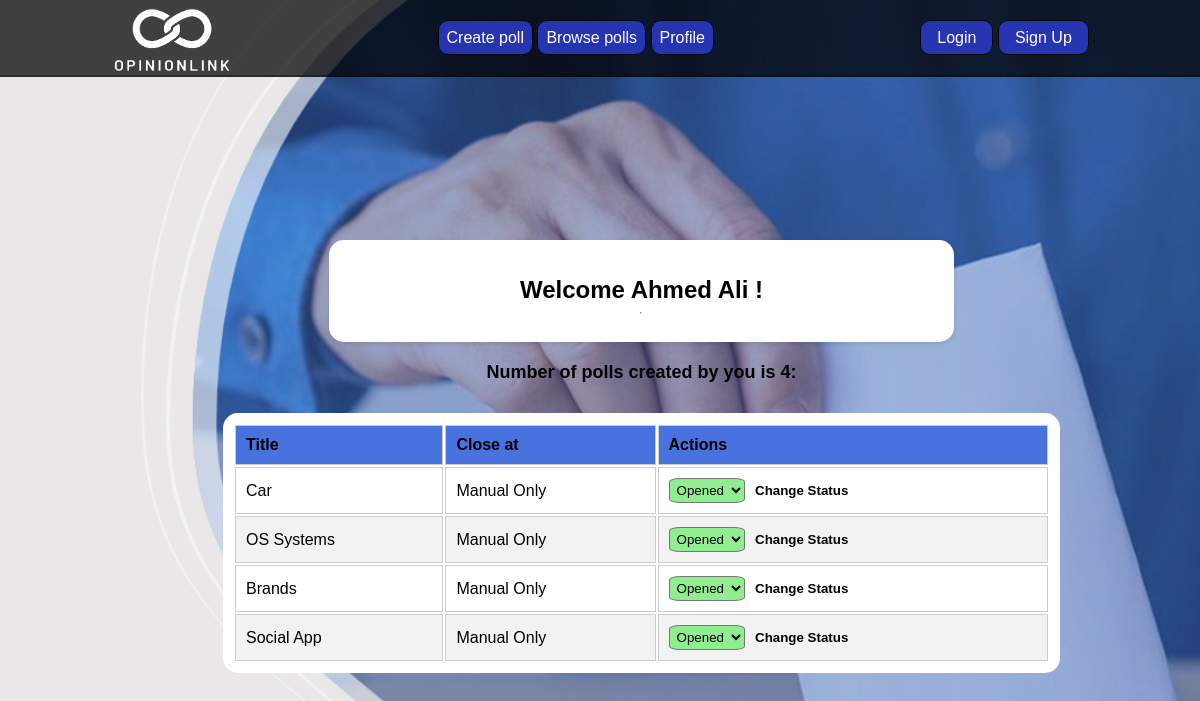
The page /profile.php (signed in) on the database its author committed.
### tables this page shows
CREATE TABLE `users` (
  `user_id` int(11) NOT NULL,
  `name` varchar(255) NOT NULL,
  `email` text NOT NULL,
  `password` varchar(255) NOT NULL
);

CREATE TABLE `polls` (
  `poll_id` int(11) NOT NULL,
  `question` text NOT NULL,
  `title` varchar(255) DEFAULT NULL,
  `created_at` datetime DEFAULT current_timestamp(),
  `expires_at` datetime DEFAULT NULL,
  `is_active` tinyint(1) NOT NULL DEFAULT 1,
  `creator_id` int(11) DEFAULT NULL
);

### profile.php (the view, shortened to what this page needs)
<?php
require "connection.php";
$user_id=$_SESSION['user_id'];
$userSql="select * from users where user_id=$user_id";
$pollSql="select * from polls where creator_id=$user_id";
$users=$db->query($userSql);
$userInfo=$users->fetch();
$polls=$db->query($pollSql);
$pollsNumber=$polls->rowCount();
?>
<!DOCTYPE html>
<html lang="en">
<head>
    <link rel="stylesheet" href="style.css">
    <link rel="stylesheet" href="profile.css">
    <link rel="stylesheet" href="media.css">
    <?php require 'header.php' ?>
</head>
<body>
    <div class="container">
        <main>
            <div class="info">
                <h1>Welcome <?php echo $userInfo['name']; ?> !</h1>
                <hr style='color:black;'>
            </div>
            <h3>Number of polls created by you is <?php echo $pollsNumber; ?>:</h3>
            <table>
                <thead>
                    <tr>
                        <th>Title</th>
                        <th>Close at</th>
                        <th>Actions</th>
                    </tr>
                </thead>
                <tbody>
                    <?php
                    while ($row = $polls->fetch()) {
                        $poll_id = $row['poll_id'];
                        $title = $row['title'];
                        $is_active = $row['is_active'];
                        $date = $row['expires_at'];
                        echo "<tr>
                                <td><a href='viewpoll.php?poll_id=$poll_id'>$title</a></td>
                                <td>";if($date==null){echo"Manual Only";}else {echo"$date";}echo"</td>
                                <td>";
                                if ($is_active == 0 || $is_active == 1) {
                                    echo "<form action='profile.php' class='no-style-form' method='post'>
                                            <select  ". ($is_active == 0 ? "style='background-color:lightcoral'" : "style='background-color:lightgreen'") ." name='status_select' >
                                                <option value='open' " . ($is_active == 1 ? "selected" : "") . ">Opened</option>
                                                <option value='close' " . ($is_active == 0 ? "selected" : "") . ">Closed</option>
                                            </select>
                                            <input type='hidden'  name='poll_id' value='$poll_id'>
                                            <button type='submit'". ($is_active == 0 ? "style='color:black'" : "style='color:black'") ."name='close_btn'>Change Status</button>
                                          </form>";
                                }
                                echo "</td></tr>";
                    }
                    ?>
                </tbody>
            </table>
        </main>
    </div>
</body>
</html>

### style.css (style rules this page uses)
html { background-image: url('images/pollbackground.png'); background-position: center; background-repeat: no-repeat; background-size: cover; background-color: transparent; background-attachment: fixed; width: 100%; height: 100%; }
.container { margin: 0 auto; padding: 0; width: 100%; max-width: 1080px; display: flex; justify-content: center; align-items: center; }
main { padding: 5em; }
h1 { font-size: 80px; padding-bottom: 0; margin-bottom: 0; }

### profile.css (style rules this page uses)
body { font-family: Arial, sans-serif; margin: 0; padding: 0; }
.container { margin-top: 10em; }
main { width: 100%; display:flex; flex-direction: column; margin-left: 83px; justify-content: center; align-items: center; }
.info { background-color: #ffffff; flex-direction: column; display: flex; justify-content: center; align-items: center; padding: 20px; width: 70%; border-radius: 15px; box-shadow: 0 2px 4px rgba(0, 0, 0, 0.1); }
button { background-color: black; border: none; cursor: pointer; font-weight: bold; }
h1 { font-size: 24px; }
h3 { font-size: 18px; margin-top: 20px; margin-bottom: 10px; }
a { text-decoration: none; color: #000000; }
table { width: 100%; border-radius: 15px; margin-top: 20px; background-color: rgb(255, 255, 255); border: 10px solid #ffffff; }
th { background-color: #4873de; padding: 10px; border: 1px solid #ccc; text-align: left; }
td { padding: 10px; border: 1px solid #ccc; }
tr:nth-child(even) { background-color: #f2f2f2; }
.no-style-form button { background: none; border: none; cursor: pointer; }
select { padding: 3px; border-radius: 15%; }

### rows shown on the page
users: name "Ahmed Ali"
polls: title "Car", status_select "Opened"
polls: title "OS Systems", status_select "Opened"
polls: title "Brands", status_select "Opened"
polls: title "Social App", status_select "Opened"

### other values the page prints
$pollsNumber "4"
